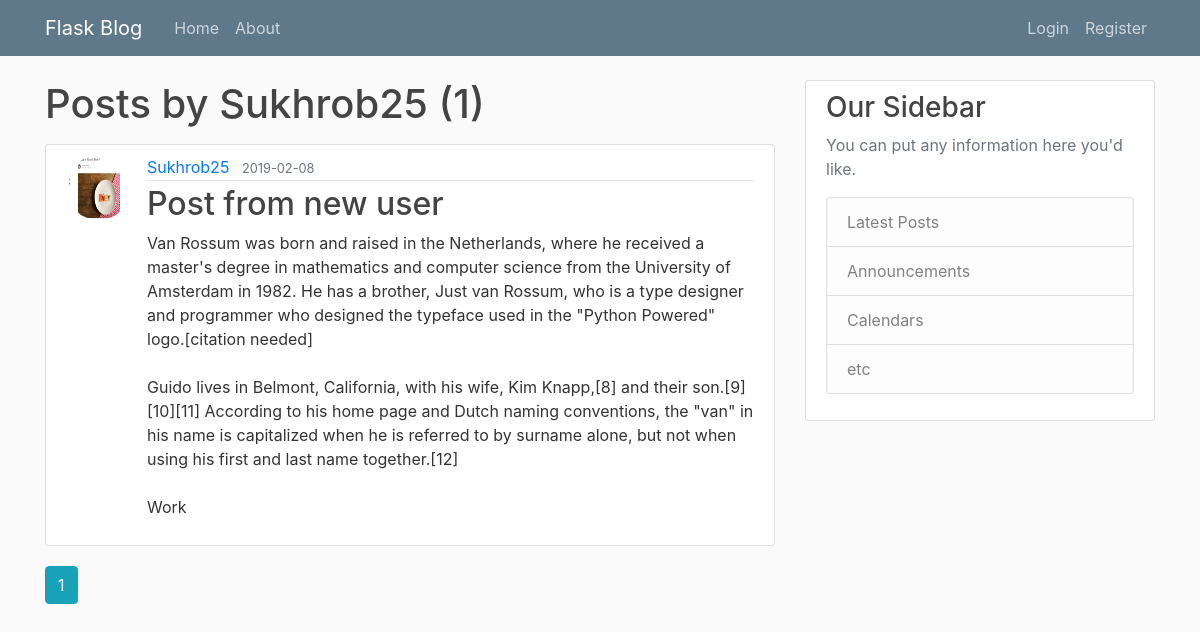
Page /user/Sukhrob25 on the earlier database version.
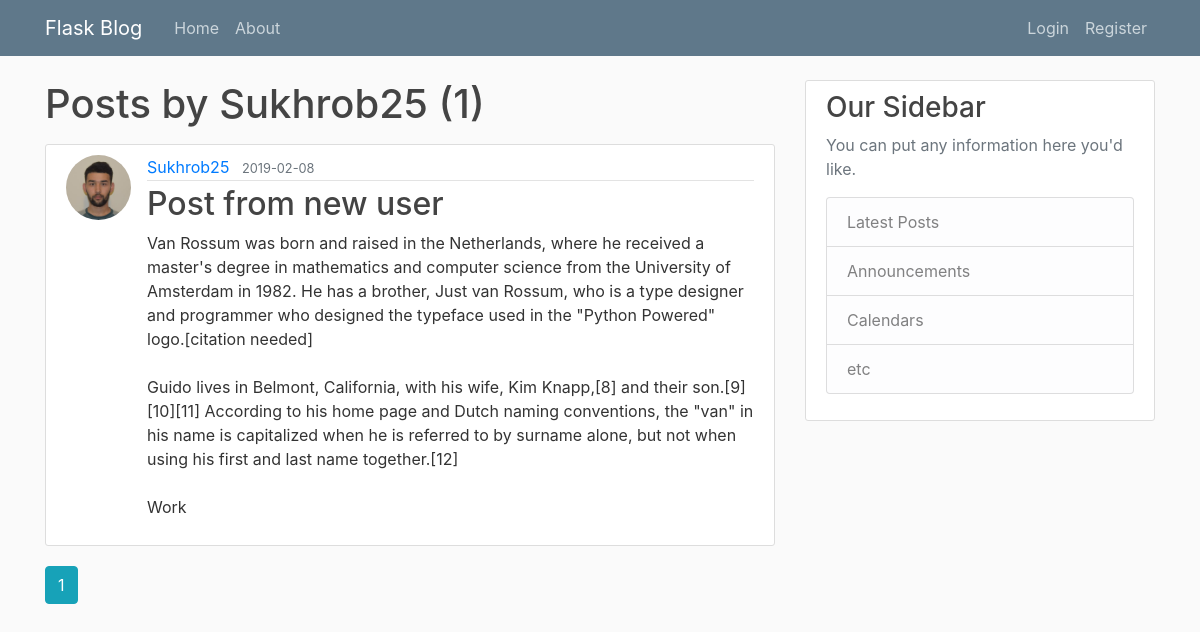
Same page on the later database version.
### flaskblog/models.py (models this page shows, shortened)
class Post(db.Model):
    id = db.Column(db.Integer, primary_key=True)
    title = db.Column(db.String(100), nullable=False)
    date_posted = db.Column(db.DateTime, nullable=False,
                            default=datetime.utcnow)
    content = db.Column(db.Text(), nullable=False)
    user_id = db.Column(db.Integer, db.ForeignKey('user.id'), nullable=False)

class User(db.Model, UserMixin):
    id = db.Column(db.Integer, primary_key=True)
    username = db.Column(db.String(20), unique=True, nullable=False)
    email = db.Column(db.String(120), unique=True, nullable=False)
    password = db.Column(db.String(60), nullable=False)
    image_file = db.Column(db.String(20), nullable=False,
                           default='default.jpg')
    Posts = db.relationship('Post', backref='author', lazy=True)

### flaskblog/users/routes.py (the view)
@users.route("/user/<string:username>")
def user_posts(username):
    page = request.args.get('page', 1, type=int)
    user = User.query.filter_by(username=username).first_or_404()
    posts = Post.query.filter_by(author=user)\
        .order_by(Post.date_posted.desc())\
        .paginate(page=page, per_page=3)
    return render_template('user_posts.html', posts=posts, user=user)

### flaskblog/templates/user_posts.html
{% extends "layout.html" %}
{% block content %}
    <h1 class="mb-3">Posts by {{user.username }} ({{ posts.total }})</h1>
    {% for post in posts.items %}
    <article class="media content-section">
        <img class="rounded-circle article-img" src="{{ url_for('static', filename='profile_pics/' + post.author.image_file) }}">
        <div class="media-body">
            <div class="article-metadata">
                <a class="mr-2" href="{{ url_for('users.user_posts', username=post.author.username) }}">{{ post.author.username }}</a>
                <small class="text-muted">{{ post.date_posted.strftime('%Y-%m-%d') }}</small>
            </div>
            <h2><a class="article-title" href="{{ url_for('posts.post', post_id=post.id) }}">{{ post.title }}</a></h2>
            <p class="article-content">{{ post.content }}</p>
        </div>
    </article>
    {% endfor %}
    {% for page_num in posts.iter_pages(left_edge=1, right_edge=1, left_current=1, right_current=1) %}
        {% if page_num %}
            {% if posts.page == page_num %}
                <a class="btn btn-info mb-4" href="{{ url_for('users.user_posts', username=user.username, page=page_num) }}"> {{ page_num }}</a>
            {% else %}
                <a class="btn btn-outline-info mb-4" href="{{ url_for('users.user_posts', username=user.username, page=page_num) }}"> {{ page_num }}</a>
            {% endif %}
        {% else %}
            ...
        {% endif %}
    {% endfor %}
{% endblock content %}

Differences in the rows shown:
changed through a linked row, Post "Post from new user": image_file: a different picture
